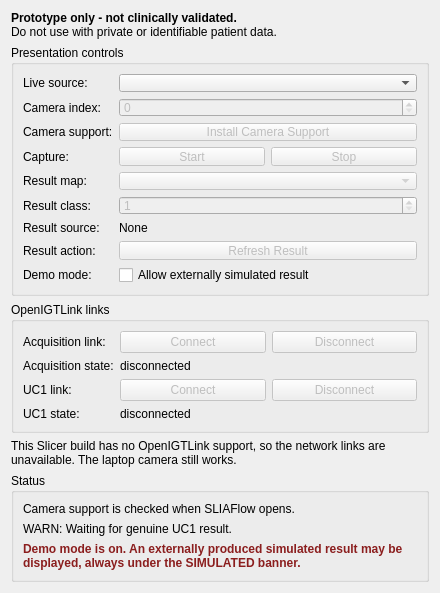
<?xml version="1.0" encoding="UTF-8"?>
<ui version="4.0">
 <class>SLIAFlow</class>
 <widget class="qMRMLWidget" name="SLIAFlow">
  <property name="geometry">
   <rect>
    <x>0</x>
    <y>0</y>
    <width>440</width>
    <height>420</height>
   </rect>
  </property>
  <layout class="QVBoxLayout" name="verticalLayout">
   <item>
    <widget class="QLabel" name="prototypeWarningLabel">
     <property name="text">
      <string>&lt;b&gt;Prototype only - not clinically validated.&lt;/b&gt;&lt;br/&gt;Do not use with private or identifiable patient data.</string>
     </property>
     <property name="wordWrap">
      <bool>true</bool>
     </property>
    </widget>
   </item>
   <item>
    <widget class="QGroupBox" name="presentationControlsGroupBox">
     <property name="title">
      <string>Presentation controls</string>
     </property>
     <layout class="QFormLayout" name="presentationControlsFormLayout">
      <item row="0" column="0">
       <widget class="QLabel" name="liveSourceLabel">
        <property name="text">
         <string>Live source:</string>
        </property>
       </widget>
      </item>
      <item row="0" column="1">
       <widget class="QComboBox" name="liveSourceSelector">
        <property name="toolTip">
         <string>Choose between the Windows laptop camera and the LiveView stream received over OpenIGTLink.</string>
        </property>
        <property name="SlicerParameterName" stdset="0">
         <string>liveSource</string>
        </property>
       </widget>
      </item>
      <item row="1" column="0">
       <widget class="QLabel" name="cameraIndexLabel">
        <property name="text">
         <string>Camera index:</string>
        </property>
       </widget>
      </item>
      <item row="1" column="1">
       <widget class="QSpinBox" name="cameraIndexSpinBox">
        <property name="enabled">
         <bool>false</bool>
        </property>
        <property name="toolTip">
         <string>Windows camera device index. The built-in laptop camera is normally index 0.</string>
        </property>
        <property name="minimum">
         <number>0</number>
        </property>
        <property name="maximum">
         <number>99</number>
        </property>
        <property name="value">
         <number>0</number>
        </property>
        <property name="SlicerParameterName" stdset="0">
         <string>cameraIndex</string>
        </property>
       </widget>
      </item>
      <item row="2" column="0">
       <widget class="QLabel" name="cameraSupportLabel">
        <property name="text">
         <string>Camera support:</string>
        </property>
       </widget>
      </item>
      <item row="2" column="1">
       <widget class="QPushButton" name="installCameraSupportButton">
        <property name="enabled">
         <bool>false</bool>
        </property>
        <property name="toolTip">
         <string>Install the pinned OpenCV package into Slicer's Python environment. Slicer must be restarted afterward.</string>
        </property>
        <property name="text">
         <string>Install Camera Support</string>
        </property>
       </widget>
      </item>
      <item row="3" column="0">
       <widget class="QLabel" name="captureActionsLabel">
        <property name="text">
         <string>Capture:</string>
        </property>
       </widget>
      </item>
      <item row="3" column="1">
       <layout class="QHBoxLayout" name="captureActionsLayout">
        <item>
         <widget class="QPushButton" name="startButton">
          <property name="enabled">
           <bool>false</bool>
          </property>
          <property name="toolTip">
           <string>Start the selected Windows laptop camera.</string>
          </property>
          <property name="text">
           <string>Start</string>
          </property>
         </widget>
        </item>
        <item>
         <widget class="QPushButton" name="stopButton">
          <property name="enabled">
           <bool>false</bool>
          </property>
          <property name="toolTip">
           <string>Stop capture and release the Windows camera.</string>
          </property>
          <property name="text">
           <string>Stop</string>
          </property>
         </widget>
        </item>
       </layout>
      </item>
      <item row="4" column="0">
       <widget class="QLabel" name="resultMapLabel">
        <property name="text">
         <string>Result map:</string>
        </property>
       </widget>
      </item>
      <item row="4" column="1">
       <widget class="QComboBox" name="resultMapSelector">
        <property name="enabled">
         <bool>false</bool>
        </property>
        <property name="toolTip">
         <string>Select one of the five contract-defined genuine UC1 result roles.</string>
        </property>
        <property name="SlicerParameterName" stdset="0">
         <string>resultMap</string>
        </property>
       </widget>
      </item>
      <item row="5" column="0">
       <widget class="QLabel" name="resultClassLabel">
        <property name="text">
         <string>Result class:</string>
        </property>
       </widget>
      </item>
      <item row="5" column="1">
       <widget class="QSpinBox" name="resultClassSpinBox">
        <property name="enabled">
         <bool>false</bool>
        </property>
        <property name="toolTip">
         <string>Select the SVM or KNN probability component to display.</string>
        </property>
        <property name="minimum">
         <number>1</number>
        </property>
        <property name="maximum">
         <number>4</number>
        </property>
        <property name="value">
         <number>1</number>
        </property>
        <property name="SlicerParameterName" stdset="0">
         <string>resultClass</string>
        </property>
       </widget>
      </item>
      <item row="6" column="0">
       <widget class="QLabel" name="resultSourceLabel">
        <property name="text">
         <string>Result source:</string>
        </property>
       </widget>
      </item>
      <item row="6" column="1">
       <widget class="QLabel" name="resultSourceValueLabel">
        <property name="text">
         <string>None</string>
        </property>
        <property name="wordWrap">
         <bool>true</bool>
        </property>
       </widget>
      </item>
      <item row="7" column="0">
       <widget class="QLabel" name="resultActionLabel">
        <property name="text">
         <string>Result action:</string>
        </property>
       </widget>
      </item>
      <item row="7" column="1">
       <widget class="QPushButton" name="refreshResultButton">
        <property name="enabled">
         <bool>false</bool>
        </property>
        <property name="toolTip">
         <string>Find the marked external result and validate it before display. A genuine result is always preferred over a simulated one.</string>
        </property>
        <property name="text">
         <string>Refresh Result</string>
        </property>
       </widget>
      </item>
      <item row="8" column="0">
       <widget class="QLabel" name="demoModeLabel">
        <property name="text">
         <string>Demo mode:</string>
        </property>
       </widget>
      </item>
      <item row="8" column="1">
       <widget class="QCheckBox" name="demoModeCheckBox">
        <property name="toolTip">
         <string>Allow an externally produced simulated result to be displayed, always under the SIMULATED banner. Never saved with the scene.</string>
        </property>
        <property name="text">
         <string>Allow externally simulated result</string>
        </property>
        <property name="checked">
         <bool>false</bool>
        </property>
       </widget>
      </item>
     </layout>
    </widget>
   </item>
   <item>
    <widget class="QGroupBox" name="connectionsGroupBox">
     <property name="title">
      <string>OpenIGTLink links</string>
     </property>
     <layout class="QFormLayout" name="connectionsFormLayout">
      <item row="0" column="0">
       <widget class="QLabel" name="acquisitionLinkLabel">
        <property name="text">
         <string>Acquisition link:</string>
        </property>
       </widget>
      </item>
      <item row="0" column="1">
       <layout class="QHBoxLayout" name="acquisitionLinkLayout">
        <item>
         <widget class="QPushButton" name="connectAcquisitionButton">
          <property name="enabled">
           <bool>false</bool>
          </property>
          <property name="toolTip">
           <string>Connect as a client to the acquisition LiveView stream on 127.0.0.1:18944.</string>
          </property>
          <property name="text">
           <string>Connect</string>
          </property>
         </widget>
        </item>
        <item>
         <widget class="QPushButton" name="disconnectAcquisitionButton">
          <property name="enabled">
           <bool>false</bool>
          </property>
          <property name="toolTip">
           <string>Stop and remove the module-owned acquisition connector.</string>
          </property>
          <property name="text">
           <string>Disconnect</string>
          </property>
         </widget>
        </item>
       </layout>
      </item>
      <item row="1" column="0">
       <widget class="QLabel" name="acquisitionStateLabel">
        <property name="text">
         <string>Acquisition state:</string>
        </property>
       </widget>
      </item>
      <item row="1" column="1">
       <widget class="QLabel" name="acquisitionStateValueLabel">
        <property name="text">
         <string>disconnected</string>
        </property>
        <property name="wordWrap">
         <bool>true</bool>
        </property>
       </widget>
      </item>
      <item row="2" column="0">
       <widget class="QLabel" name="uc1LinkLabel">
        <property name="text">
         <string>UC1 link:</string>
        </property>
       </widget>
      </item>
      <item row="2" column="1">
       <layout class="QHBoxLayout" name="uc1LinkLayout">
        <item>
         <widget class="QPushButton" name="connectUc1Button">
          <property name="enabled">
           <bool>false</bool>
          </property>
          <property name="toolTip">
           <string>Connect as a client to the UC1 map stream on 127.0.0.1:18945. The endpoint says nothing about provenance; the metadata does.</string>
          </property>
          <property name="text">
           <string>Connect</string>
          </property>
         </widget>
        </item>
        <item>
         <widget class="QPushButton" name="disconnectUc1Button">
          <property name="enabled">
           <bool>false</bool>
          </property>
          <property name="toolTip">
           <string>Stop and remove the module-owned UC1 connector.</string>
          </property>
          <property name="text">
           <string>Disconnect</string>
          </property>
         </widget>
        </item>
       </layout>
      </item>
      <item row="3" column="0">
       <widget class="QLabel" name="uc1StateLabel">
        <property name="text">
         <string>UC1 state:</string>
        </property>
       </widget>
      </item>
      <item row="3" column="1">
       <widget class="QLabel" name="uc1StateValueLabel">
        <property name="text">
         <string>disconnected</string>
        </property>
        <property name="wordWrap">
         <bool>true</bool>
        </property>
       </widget>
      </item>
     </layout>
    </widget>
   </item>
   <item>
    <widget class="QLabel" name="openIGTLinkUnavailableLabel">
     <property name="visible">
      <bool>false</bool>
     </property>
     <property name="text">
      <string>This Slicer build has no OpenIGTLink support, so the network links are unavailable. The laptop camera still works.</string>
     </property>
     <property name="wordWrap">
      <bool>true</bool>
     </property>
    </widget>
   </item>
   <item>
    <widget class="QGroupBox" name="statusGroupBox">
     <property name="title">
      <string>Status</string>
     </property>
     <layout class="QVBoxLayout" name="statusLayout">
      <item>
       <widget class="QLabel" name="statusLabel">
        <property name="text">
         <string>Camera support is checked when SLIAFlow opens.</string>
        </property>
        <property name="wordWrap">
         <bool>true</bool>
        </property>
       </widget>
      </item>
      <item>
       <widget class="QLabel" name="resultStatusLabel">
        <property name="text">
         <string>WARN: Waiting for genuine UC1 result.</string>
        </property>
        <property name="wordWrap">
         <bool>true</bool>
        </property>
       </widget>
      </item>
      <item>
       <widget class="QLabel" name="simulatedBannerLabel">
        <property name="visible">
         <bool>false</bool>
        </property>
        <property name="text">
         <string>Demo mode is on. An externally produced simulated result may be displayed, always under the SIMULATED banner.</string>
        </property>
        <property name="styleSheet">
         <string notr="true">color: #8B1E1E; font-weight: bold;</string>
        </property>
        <property name="wordWrap">
         <bool>true</bool>
        </property>
       </widget>
      </item>
     </layout>
    </widget>
   </item>
   <item>
    <spacer name="verticalSpacer">
     <property name="orientation">
      <enum>Qt::Vertical</enum>
     </property>
     <property name="sizeHint" stdset="0">
      <size>
       <width>20</width>
       <height>40</height>
      </size>
     </property>
    </spacer>
   </item>
  </layout>
 </widget>
 <customwidgets>
  <customwidget>
   <class>qMRMLWidget</class>
   <extends>QWidget</extends>
   <header>qMRMLWidget.h</header>
   <container>1</container>
  </customwidget>
 </customwidgets>
 <resources/>
 <connections/>
</ui>
